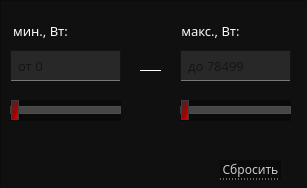
   <widget class="QWidget" name="power">
    <property name="geometry">
     <rect>
      <x>0</x>
      <y>0</y>
      <width>307</width>
      <height>188</height>
     </rect>
    </property>
    <attribute name="icon">
     <iconset>
      <normaloff>../../images/down-arrow.png</normaloff>../../images/down-arrow.png</iconset>
    </attribute>
    <attribute name="label">
     <string>Мощность [Вт]</string>
    </attribute>
    <widget class="QFrame" name="tbFramePower">
     <property name="geometry">
      <rect>
       <x>0</x>
       <y>0</y>
       <width>311</width>
       <height>191</height>
      </rect>
     </property>
     <property name="styleSheet">
      <string notr="true">QFrame{
	background-color: #101010;
}</string>
     </property>
     <property name="frameShape">
      <enum>QFrame::StyledPanel</enum>
     </property>
     <property name="frameShadow">
      <enum>QFrame::Raised</enum>
     </property>
     <widget class="QSlider" name="sliderPowerMin">
      <property name="geometry">
       <rect>
        <x>10</x>
        <y>100</y>
        <width>111</width>
        <height>21</height>
       </rect>
      </property>
      <property name="styleSheet">
       <string notr="true">QSlider{
	background-color: rgb(10, 10, 10);
}

QSlider::groove:horizontal {
border: 1px solid #bbb;
background: rgb(160,160,160);
height:6px;
}

QSlider::sub-page:horizontal {
border: 1px solid rgb(60,60,60);
background: qlineargradient(spread:pad, x1:0, y1:1, x2:1, y2:0, stop:0.125 rgba(66, 68, 68, 255), stop:0.426136 rgba(117, 19, 19, 255), stop:0.852273 rgba(255, 0, 0, 255));

color: rgb(144, 144, 144);
height: 6px;
}

QSlider::add-page:horizontal {
border: 1px solid rgb(75,75,75);
background: rgb(70,70,70);
}

QSlider::handle:horizontal {
border: 1px solid rgb(60,60,60);
background:qlineargradient(spread:pad, x1:1, y1:1, x2:0, y2:0.057, stop:0 rgba(255, 0, 0, 255), stop:0.398876 rgba(165, 0, 0, 255), stop:0.994318 rgba(46, 48, 49, 255));
width: 6px;
margin-top: -7px;
margin-bottom: -7px;
}

QSlider::handle:horizontal:hover {
border: 1px solid rgb(60,60,60);
background: qlineargradient(x1:0, y1:0, x2:1, y2:1,
    stop:0 rgb(105,105,105), stop:1 rgb(250,0,0));
width: 9px;
margin-top: -7px;
margin-bottom: -7px;
}


QSlider::sub-page:horizontal:disabled {
background: #bbb;
border-color: #999;
}

QSlider::add-page:horizontal:disabled {
background: #eee;
border-color: #999;
}

QSlider::handle:horizontal:disabled {
background: #eee;
border: 1px solid #aaa;
border-radius: 4px;
}</string>
      </property>
      <property name="value">
       <number>0</number>
      </property>
      <property name="tracking">
       <bool>true</bool>
      </property>
      <property name="orientation">
       <enum>Qt::Horizontal</enum>
      </property>
      <property name="invertedAppearance">
       <bool>false</bool>
      </property>
      <property name="invertedControls">
       <bool>false</bool>
      </property>
     </widget>
     <widget class="Line" name="line_4">
      <property name="geometry">
       <rect>
        <x>140</x>
        <y>70</y>
        <width>21</width>
        <height>19</height>
       </rect>
      </property>
      <property name="styleSheet">
       <string notr="true">border:0px;
border-top: 1px solid white;</string>
      </property>
      <property name="orientation">
       <enum>Qt::Horizontal</enum>
      </property>
     </widget>
     <widget class="QSlider" name="sliderPowerMax">
      <property name="geometry">
       <rect>
        <x>180</x>
        <y>100</y>
        <width>111</width>
        <height>21</height>
       </rect>
      </property>
      <property name="styleSheet">
       <string notr="true">QSlider{
	background-color: rgb(10, 10, 10);
}

QSlider::groove:horizontal {
border: 1px solid #bbb;
background: rgb(160,160,160);
height:6px;
}

QSlider::sub-page:horizontal {
border: 1px solid rgb(60,60,60);
background: qlineargradient(spread:pad, x1:0, y1:1, x2:1, y2:0, stop:0.125 rgba(66, 68, 68, 255), stop:0.426136 rgba(117, 19, 19, 255), stop:0.852273 rgba(255, 0, 0, 255));

color: rgb(144, 144, 144);
height: 6px;
}

QSlider::add-page:horizontal {
border: 1px solid rgb(75,75,75);
background: rgb(70,70,70);
}

QSlider::handle:horizontal {
border: 1px solid rgb(60,60,60);
background:qlineargradient(spread:pad, x1:1, y1:1, x2:0, y2:0.057, stop:0 rgba(255, 0, 0, 255), stop:0.398876 rgba(165, 0, 0, 255), stop:0.994318 rgba(46, 48, 49, 255));
width: 6px;
margin-top: -7px;
margin-bottom: -7px;
}

QSlider::handle:horizontal:hover {
border: 1px solid rgb(60,60,60);
background: qlineargradient(x1:0, y1:0, x2:1, y2:1,
    stop:0 rgb(105,105,105), stop:1 rgb(250,0,0));
width: 9px;
margin-top: -7px;
margin-bottom: -7px;
}


QSlider::sub-page:horizontal:disabled {
background: #bbb;
border-color: #999;
}

QSlider::add-page:horizontal:disabled {
background: #eee;
border-color: #999;
}

QSlider::handle:horizontal:disabled {
background: #eee;
border: 1px solid #aaa;
border-radius: 4px;
}</string>
      </property>
      <property name="value">
       <number>0</number>
      </property>
      <property name="orientation">
       <enum>Qt::Horizontal</enum>
      </property>
      <property name="invertedAppearance">
       <bool>false</bool>
      </property>
      <property name="invertedControls">
       <bool>false</bool>
      </property>
     </widget>
     <widget class="QPushButton" name="btnResetPower">
      <property name="geometry">
       <rect>
        <x>220</x>
        <y>160</y>
        <width>61</width>
        <height>20</height>
       </rect>
      </property>
      <property name="font">
       <font>
        <family>Montserrat Medium</family>
        <pointsize>9</pointsize>
       </font>
      </property>
      <property name="styleSheet">
       <string notr="true">QPushButton
{
	background-color: rgb(10, 10, 10);
	color:  rgb(200,200, 200);
	border: 0px;
	border-bottom: 1px dotted rgb(200, 200, 200);
}

QPushButton::hover
{
	color: red;
	border-bottom: 1px dotted red;
}
</string>
      </property>
      <property name="text">
       <string>Сбросить</string>
      </property>
     </widget>
     <widget class="QLabel" name="lbMinPower">
      <property name="geometry">
       <rect>
        <x>10</x>
        <y>20</y>
        <width>61</width>
        <height>21</height>
       </rect>
      </property>
      <property name="font">
       <font>
        <family>Montserrat Medium</family>
        <pointsize>10</pointsize>
        <weight>50</weight>
        <bold>false</bold>
       </font>
      </property>
      <property name="styleSheet">
       <string notr="true">	color: #fffafa;
	border: 0px;
</string>
      </property>
      <property name="text">
       <string>мин., Вт:</string>
      </property>
      <property name="alignment">
       <set>Qt::AlignCenter</set>
      </property>
     </widget>
     <widget class="QLabel" name="lbMaxPower">
      <property name="geometry">
       <rect>
        <x>180</x>
        <y>20</y>
        <width>61</width>
        <height>21</height>
       </rect>
      </property>
      <property name="font">
       <font>
        <family>Montserrat Medium</family>
        <pointsize>10</pointsize>
        <weight>50</weight>
        <bold>false</bold>
       </font>
      </property>
      <property name="styleSheet">
       <string notr="true">	color: #fffafa;
	border: 0px;
</string>
      </property>
      <property name="text">
       <string>макс., Вт:</string>
      </property>
      <property name="alignment">
       <set>Qt::AlignCenter</set>
      </property>
     </widget>
     <widget class="QLineEdit" name="leMinPower">
      <property name="geometry">
       <rect>
        <x>10</x>
        <y>50</y>
        <width>111</width>
        <height>31</height>
       </rect>
      </property>
      <property name="font">
       <font>
        <family>Montserrat Medium</family>
        <pointsize>10</pointsize>
       </font>
      </property>
      <property name="styleSheet">
       <string notr="true">QLineEdit{
	padding-left: 5px;
	border: 1px solid rgb(20,20,20);
	background-color: rgb(40,40,40);
	border-bottom: 1px solid  rgb(120,120,120);
	selection-background-color: rgb(105, 0, 0);
}

QLineEdit:hover{
	background-color: rgb(55,55,55);
	border-bottom: 1px solid  red;
}</string>
      </property>
      <property name="placeholderText">
       <string>от 0</string>
      </property>
     </widget>
     <widget class="QLineEdit" name="leMaxPower">
      <property name="geometry">
       <rect>
        <x>180</x>
        <y>50</y>
        <width>111</width>
        <height>31</height>
       </rect>
      </property>
      <property name="font">
       <font>
        <family>Montserrat Medium</family>
        <pointsize>10</pointsize>
       </font>
      </property>
      <property name="styleSheet">
       <string notr="true">QLineEdit{
	padding-left: 5px;
	border: 1px solid rgb(20,20,20);
	background-color: rgb(40,40,40);
	border-bottom: 1px solid  rgb(120,120,120);
	selection-background-color: rgb(105, 0, 0);
}

QLineEdit:hover{
	background-color: rgb(55,55,55);
	border-bottom: 1px solid  red;
}</string>
      </property>
      <property name="placeholderText">
       <string>до 78499</string>
      </property>
     </widget>
    </widget>
   </widget>
